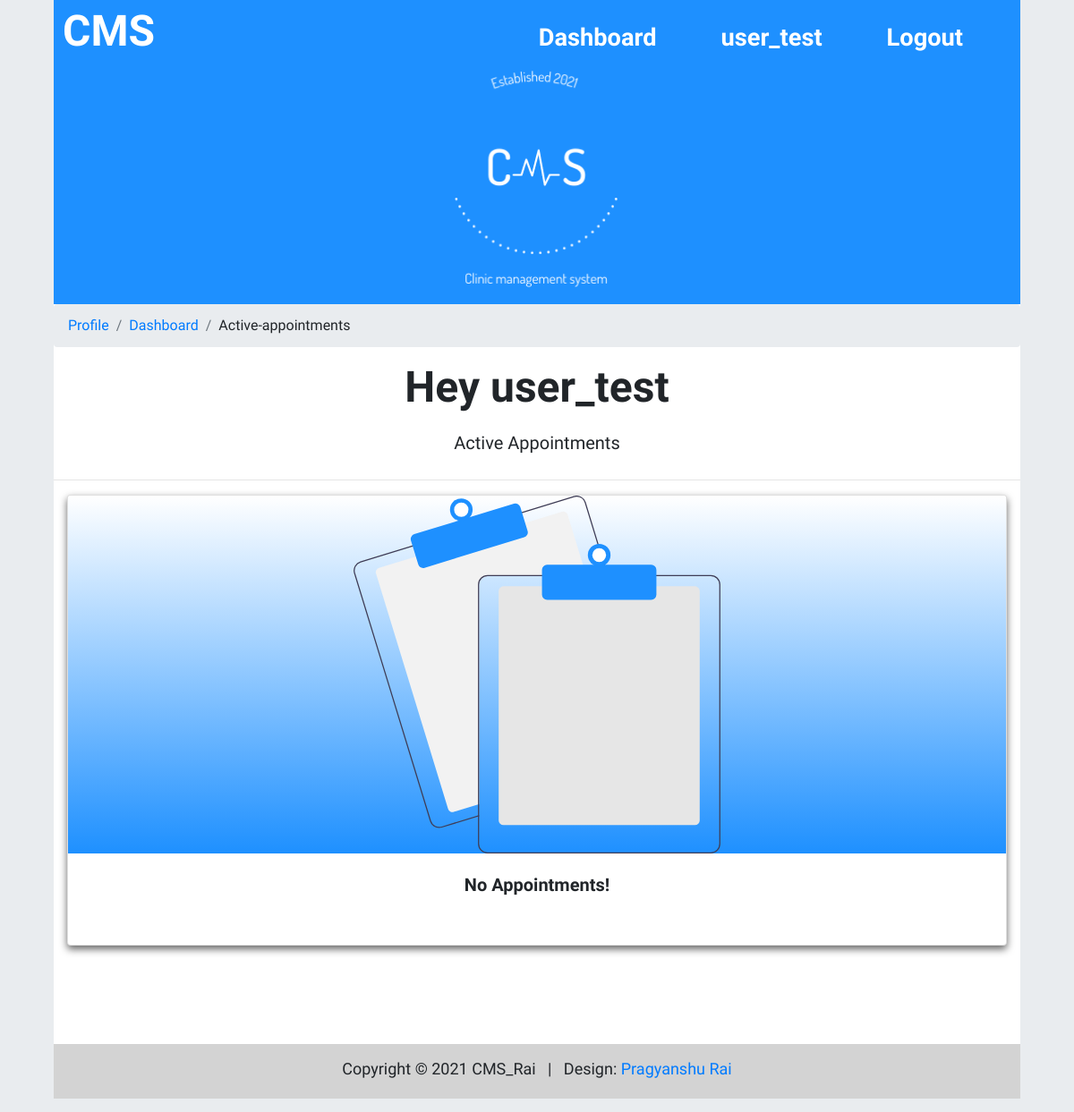
The app's page /cms/active-booking/ (signed in), older data.
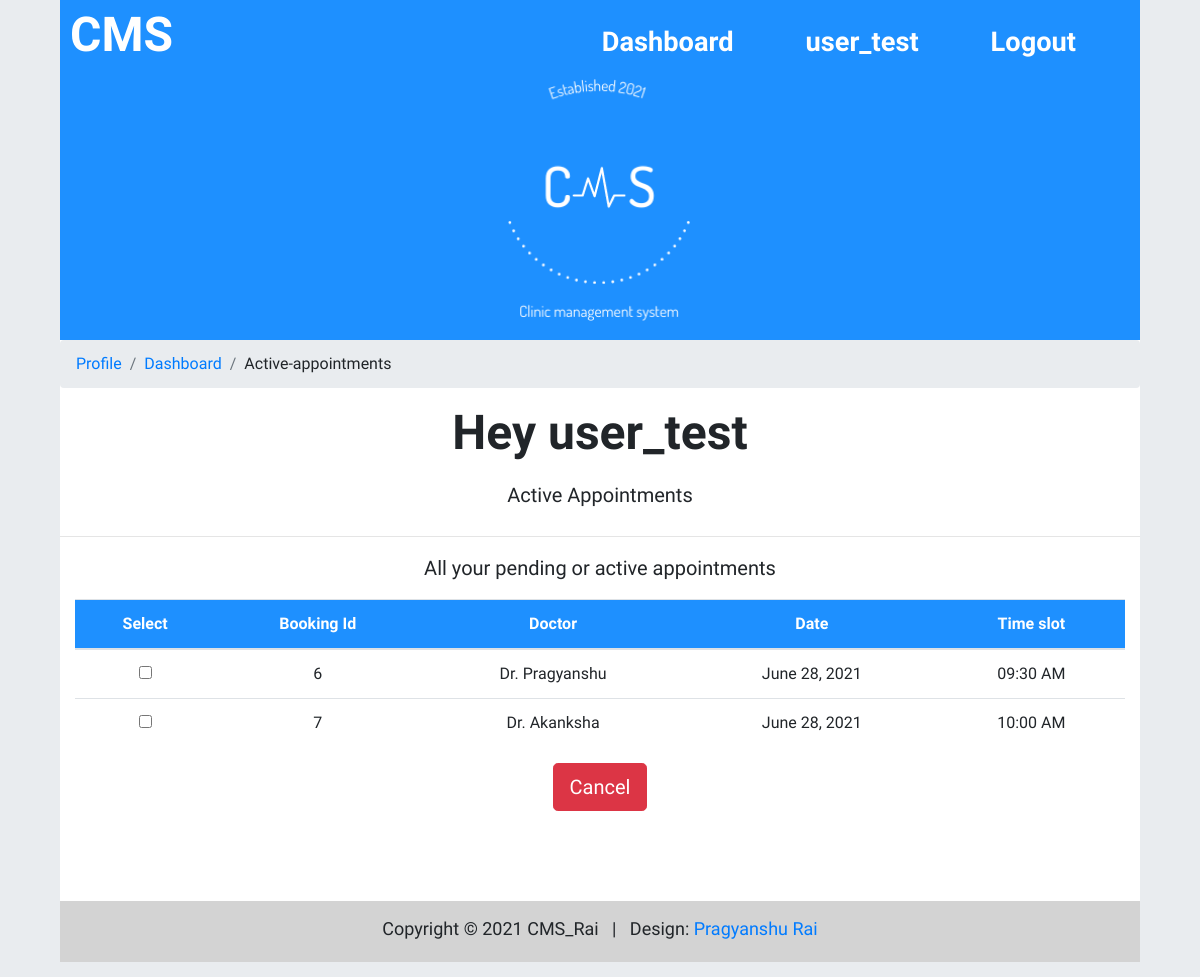
The same page, newer data.
### cms/models.py (models this page shows, shortened)
class Booking(models.Model):
    contact = models.ForeignKey(Contact, on_delete=models.CASCADE)
    doctor = models.ForeignKey(Doctor, on_delete=models.CASCADE)
    booking_date = models.DateField(auto_now_add=False, auto_now=False, blank=True)
    time_slot = models.CharField(max_length=10, default="0")

class Doctor(models.Model):
    name = models.CharField(max_length=80)
    age = models.CharField(max_length=4)
    gender = models.CharField(max_length=6, default="other")
    experience = models.CharField(max_length=4)
    domain = models.CharField(max_length=30)
    office_number = models.CharField(max_length=11)
    """slots = models.CharField(max_length=7, default="")

    def set_slot(self, slot):

        self.slots=slot

    def add_slot(self, slot):

        self.slots=self.slots+slot"""

### cms/views.py (the view, shortened to what this page needs)
# urls.py: path('active-booking/', views.activebooking, name='activebooking'),
def activebooking(request):
    global stuff
    modifySession(request)
    if request.user.is_authenticated == True:
        check_bookings(datetime.date.today())
        contact = Contact.objects.get(user_id=request.user.id)
        stuff['bookings'] = Booking.objects.filter(contact=contact)
        stuff['page'] = "Active Appointments"
        stuff['line'] = "All your pending or active appointments"
        return render(request, 'cms/active_or_pastbooking.html', stuff)
    return render(request, 'cms/forbid.html', stuff)

### cms/models.py (called while the page is built)
def check_bookings(today):
    booking = Booking.objects.all()
    for index in range(len(booking)):
        if booking[index].booking_date < today:
            his = History()
            his.add_to_history(booking[index].id, booking[index].contact.user.username, booking[index].doctor.name,
                               booking[index].contact.user_id, booking[index].doctor_id, booking[index].booking_date,  booking[index].time_slot)
            his.save()
            booking[index].delete()

### cms/viewsUtil.py (called while the page is built)
def modifySession(request):
    if 'user' not in request.session:
        auth.logout(request)
        print("logout")
        return False
    request.session.modified = True
    return request

### templates/cms/active_or_pastbooking.html (shortened to what the changed rows need)
{% extends 'cms/base.html' %}
{% load static %}
{% block main_block %}
   <main class="main-body">
	    <header class="row welcome-section">
            <div class="col-lg-12 text-center contain">
				<h1><strong>Hey {{user.first_name}}</strong></h1>
            </div>
	    </header>
        <form class="text-center" action="" method="POST">
		<div class="container-fluid">
            <div class="row text-center">
                {% if bookings|length < 1 %}
                <div class="col-lg-12 add-btm-margin">
                    <div class="card pointer">
                        <img src="{% static 'cms/img/nodata.svg' %}" class="card-img-top gradient" height="400px"/>
                        <div class="card-body">
                            <p class="card-title pointer side-content" ><b>No Appointments!</b></p>
                        </div>
                    </div>
                </div>
                {% else %}
                <div class="col-lg-12">
                    <p class="text-center side-content">{{line}}</p>
                </div>
                <div class="col-lg-12">
                    <table class="table table-responsive-md table-hover">
                        <thead class="dodger-bg">
                            <tr>
                                {% if "Past" not in page %}
                                <th>Select</th>
                                {% endif %}
                                <th>Booking Id</th>
                                <th>Doctor</th>
                                <th>Date</th>
                                <th>Time slot</th>
                            </tr>
                        </thead>
                        <tbody>
                        {% for booking in bookings %}
                        {% if "Past" in page %}
                            {% if "Cancel" in booking.reason %}
                            <tr class="table-danger" onclick="select()">
                            {% endif %}
                        {% else %}
                            <tr onclick="select()">
                        {% endif %}
                                {% if "Past" in page %}
                                <td>{{booking.book_no}}</td>
                                {% comment %} <td>{{booking.patient_name}}</td> {% endcomment %}
                                <td>{{booking.doctor_name}}</td>
                                <td>{{booking.book_date}}</td>
                                <td>{{booking.book_slot}}</td>
                                <td>{{booking.reason}}</td>
                                {% else %}
                                <td><input class="checkbox" type="checkbox" name="book_no" value="{{booking.id}}"/></td>
                                <td>{{booking.id}}</td>
                                <td>{{booking.doctor.name}}</td>
                                <td>{{booking.booking_date}}</td>
                                <td>{{booking.time_slot}}</td>
                                {% endif %}
                            </tr>
                        {% endfor %}
                        </tbody>
                    </table>
                </div>
                {% endif %}
                {% if "Past" not in page and bookings|length > 0%}
                <div class="col-lg-12 text-center">
                            <a data-toggle="modal" data-target="#cancelModal" class="btn btn-danger btn-lg"/>Cancel</a>
                </div>
                {% endif %}
            </div>
        </div>
        </form>
    </main>
{% endblock %}

Row changes from the older to the newer data that the page shows:
added Booking: id "6", doctor.name "Dr. Pragyanshu", booking_date "June 28, 2021", time_slot "09:30 AM"
added Booking: id "7", doctor.name "Dr. Akanksha", booking_date "June 28, 2021", time_slot "10:00 AM"
Text that changed along with them:
{{ line }}: (not shown) → "All your pending or active appointments"
text no longer shown: "No Appointments!"
text now shown: "Select Booking Id Doctor Date Time slot Cancel"
